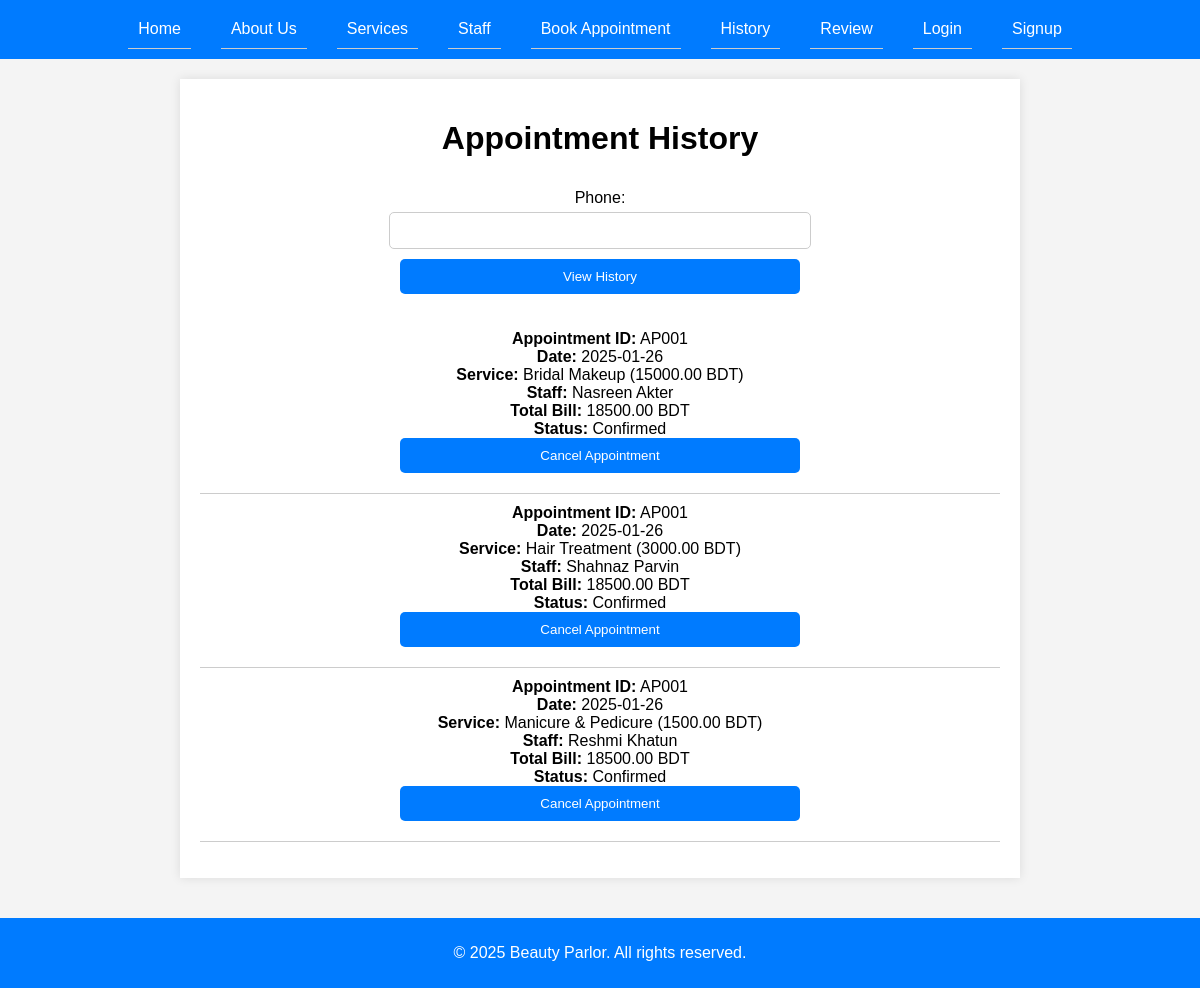
The page /c_history.php?phone=01711234567 on the database its author committed.
### tables this page shows
CREATE TABLE appointment (
    app_id VARCHAR(10) PRIMARY KEY,
    app_date DATE,
    cust_id VARCHAR(10),
    FOREIGN KEY (cust_id) REFERENCES customer(cust_id) ON DELETE CASCADE ON UPDATE CASCADE
);

CREATE TABLE services (
    sid VARCHAR(10) PRIMARY KEY,
    sname VARCHAR(100),
    sprice DECIMAL(10,2),
    sduration TIME,
    category VARCHAR(50)
);

CREATE TABLE staff (
    staff_id VARCHAR(10) PRIMARY KEY,
    staff_name VARCHAR(100),
    staff_phone VARCHAR(15),
    staff_mail VARCHAR(100),
    staff_loc VARCHAR(150),
    staff_role VARCHAR(50)
);

CREATE TABLE appointment_details (
    pay_id VARCHAR(10) PRIMARY KEY,
    app_id VARCHAR(10),
    cust_id VARCHAR(10),
    pay_date DATE,
    pay_method VARCHAR(50),
    total_bill DECIMAL(10,2),
    status VARCHAR(50) DEFAULT 'Pending',
    app_date DATE,
    FOREIGN KEY (app_id) REFERENCES appointment(app_id) ON DELETE CASCADE ON UPDATE CASCADE,
    FOREIGN KEY (cust_id) REFERENCES customer(cust_id) ON DELETE CASCADE ON UPDATE CASCADE
);

### c_history.php (the view, shortened to what this page needs)
<?php include 'includes/header.php'; ?>
<?php include 'includes/db_connect.php'; ?>
<div class="content">
    <main>
        <h1>Appointment History</h1>
        <form method="GET" action="">
            <label for="phone">Phone:</label>
            <input type="text" id="phone" name="phone" required>
            <button type="submit">View History</button>
        </form>
        <ul>
            <?php
            if (isset($_GET['phone'])) {
                $phone = $_GET['phone'];
                $sql = "SELECT cust_id FROM customer WHERE cust_phone='$phone'";
                $result = $conn->query($sql);
                if ($result->num_rows > 0) {
                    $row = $result->fetch_assoc();
                    $cust_id = $row['cust_id'];
                    $sql = "SELECT a.app_id, a.app_date, ad.total_bill, ad.status, s.sname, s.sprice, st.staff_name
                            FROM appointment a
                            JOIN appointment_details ad ON a.app_id = ad.app_id
                            JOIN appointment_services aps ON a.app_id = aps.app_id
                            JOIN services s ON aps.sid = s.sid
                            JOIN staff st ON aps.staff_id = st.staff_id
                            WHERE a.cust_id = '$cust_id'";
                    $result = $conn->query($sql);
                    if ($result->num_rows > 0) {
                        while($row = $result->fetch_assoc()) {
                            echo "<li>
                                    <strong>Appointment ID:</strong> {$row['app_id']}<br>
                                    <strong>Date:</strong> {$row['app_date']}<br>
                                    <strong>Service:</strong> {$row['sname']} ({$row['sprice']} BDT)<br>
                                    <strong>Staff:</strong> {$row['staff_name']}<br>
                                    <strong>Total Bill:</strong> {$row['total_bill']} BDT<br>
                                    <strong>Status:</strong> {$row['status']}<br>
                                    <form method='POST' action='history.php'>
                                        <input type='hidden' name='app_id' value='{$row['app_id']}'>
                                        <button type='submit' name='cancel'>Cancel Appointment</button>
                                    </form>
                                  </li>";
                        }
                    } else {
                        echo "<li>No appointment history found</li>";
                    }
                } else {
                    echo "<li>No customer found with this phone number</li>";
                }
            }
            ?>
        </ul>
    </main>
</div>
<?php include 'includes/footer.php'; ?>

### css/styles.css (style rules this page uses)
html, body { height: 100%; margin: 0; padding: 0; }
.content { min-height: 100%; margin-bottom: -50px; }
.content:after { content: ""; display: block; height: 50px; }
body { font-family: Arial, sans-serif; background-color: #f4f4f4; margin: 0; padding: 0; }
main { padding: 20px; max-width: 800px; margin: 20px auto; background-color: #fff; box-shadow: 0 0 10px rgba(0, 0, 0, 0.1); text-align: center; }
form { display: flex; flex-direction: column; align-items: center; }
form label { margin: 10px 0 5px; }
form input, form select, form textarea, form button { padding: 10px; margin-bottom: 10px; border: 1px solid #ccc; border-radius: 5px; width: 100%; max-width: 400px; }
form button { background-color: #007BFF; color: #fff; border: none; cursor: pointer; }
ul { list-style: none; padding: 0; }
ul li { padding: 10px; border-bottom: 1px solid #ccc; }

### rows shown on the page
appointment: app_id "AP001", app_date "2025-01-26", services.sname "Bridal Makeup", services.sprice "15000.00", staff.staff_name "Nasreen Akter", appointment_details.total_bill "18500.00", appointment_details.status "Confirmed", services.sname "Hair Treatment", services.sprice "3000.00", staff.staff_name "Shahnaz Parvin", services.sname "Manicure & Pedicure", services.sprice "1500.00", staff.staff_name "Reshmi Khatun"
